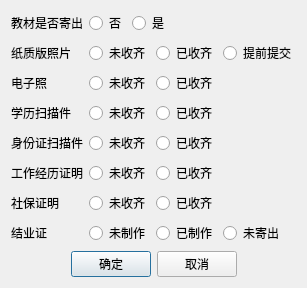
<?xml version="1.0" encoding="UTF-8"?>
<ui version="4.0">
 <class>ModifyMaterialDialog</class>
 <widget class="QDialog" name="ModifyMaterialDialog">
  <property name="geometry">
   <rect>
    <x>0</x>
    <y>0</y>
    <width>305</width>
    <height>277</height>
   </rect>
  </property>
  <property name="windowTitle">
   <string>批量更新资料收齐字段</string>
  </property>
  <layout class="QVBoxLayout" name="verticalLayout">
   <item>
    <layout class="QGridLayout" name="gridLayout">
     <item row="0" column="0">
      <widget class="QLabel" name="label">
       <property name="text">
        <string>教材是否寄出</string>
       </property>
      </widget>
     </item>
     <item row="0" column="1">
      <widget class="QRadioButton" name="radioTechNo">
       <property name="text">
        <string>否</string>
       </property>
      </widget>
     </item>
     <item row="0" column="2" colspan="2">
      <widget class="QRadioButton" name="radioTechYes">
       <property name="text">
        <string>是</string>
       </property>
      </widget>
     </item>
     <item row="1" column="0">
      <widget class="QLabel" name="label_2">
       <property name="text">
        <string>纸质版照片</string>
       </property>
      </widget>
     </item>
     <item row="1" column="1" colspan="2">
      <widget class="QRadioButton" name="radioPaperNo">
       <property name="text">
        <string>未收齐</string>
       </property>
      </widget>
     </item>
     <item row="1" column="3">
      <widget class="QRadioButton" name="radioPaperYes">
       <property name="text">
        <string>已收齐</string>
       </property>
      </widget>
     </item>
     <item row="1" column="4">
      <widget class="QRadioButton" name="radioPaperSubmit">
       <property name="text">
        <string>提前提交</string>
       </property>
      </widget>
     </item>
     <item row="2" column="0">
      <widget class="QLabel" name="label_3">
       <property name="text">
        <string>电子照</string>
       </property>
      </widget>
     </item>
     <item row="2" column="1" colspan="2">
      <widget class="QRadioButton" name="radioPhotoNo">
       <property name="text">
        <string>未收齐</string>
       </property>
      </widget>
     </item>
     <item row="2" column="3">
      <widget class="QRadioButton" name="radioPhotoYes">
       <property name="text">
        <string>已收齐</string>
       </property>
      </widget>
     </item>
     <item row="3" column="0">
      <widget class="QLabel" name="label_4">
       <property name="text">
        <string>学历扫描件</string>
       </property>
      </widget>
     </item>
     <item row="3" column="1" colspan="2">
      <widget class="QRadioButton" name="radioEducationNo">
       <property name="text">
        <string>未收齐</string>
       </property>
      </widget>
     </item>
     <item row="3" column="3">
      <widget class="QRadioButton" name="radioEducationYes">
       <property name="text">
        <string>已收齐</string>
       </property>
      </widget>
     </item>
     <item row="4" column="0">
      <widget class="QLabel" name="label_5">
       <property name="text">
        <string>身份证扫描件</string>
       </property>
      </widget>
     </item>
     <item row="4" column="1" colspan="2">
      <widget class="QRadioButton" name="radioIdCardNo">
       <property name="text">
        <string>未收齐</string>
       </property>
      </widget>
     </item>
     <item row="4" column="3">
      <widget class="QRadioButton" name="radioIdCardYes">
       <property name="text">
        <string>已收齐</string>
       </property>
      </widget>
     </item>
     <item row="5" column="0">
      <widget class="QLabel" name="label_6">
       <property name="text">
        <string>工作经历证明</string>
       </property>
      </widget>
     </item>
     <item row="5" column="1" colspan="2">
      <widget class="QRadioButton" name="radioWorkNo">
       <property name="text">
        <string>未收齐</string>
       </property>
      </widget>
     </item>
     <item row="5" column="3">
      <widget class="QRadioButton" name="radioWorkYes">
       <property name="text">
        <string>已收齐</string>
       </property>
      </widget>
     </item>
     <item row="6" column="0">
      <widget class="QLabel" name="label_7">
       <property name="text">
        <string>社保证明</string>
       </property>
      </widget>
     </item>
     <item row="6" column="1" colspan="2">
      <widget class="QRadioButton" name="radioSocialNo">
       <property name="text">
        <string>未收齐</string>
       </property>
      </widget>
     </item>
     <item row="6" column="3">
      <widget class="QRadioButton" name="radioSocialYes">
       <property name="text">
        <string>已收齐</string>
       </property>
      </widget>
     </item>
     <item row="7" column="0">
      <widget class="QLabel" name="label_8">
       <property name="text">
        <string>结业证</string>
       </property>
      </widget>
     </item>
     <item row="7" column="1" colspan="2">
      <widget class="QRadioButton" name="radioCertNo">
       <property name="text">
        <string>未制作</string>
       </property>
      </widget>
     </item>
     <item row="7" column="3">
      <widget class="QRadioButton" name="radioCertYes">
       <property name="text">
        <string>已制作</string>
       </property>
      </widget>
     </item>
     <item row="7" column="4">
      <widget class="QRadioButton" name="radioCertSend">
       <property name="text">
        <string>未寄出</string>
       </property>
      </widget>
     </item>
    </layout>
   </item>
   <item>
    <layout class="QHBoxLayout" name="horizontalLayout">
     <item>
      <spacer name="horizontalSpacer_2">
       <property name="orientation">
        <enum>Qt::Horizontal</enum>
       </property>
       <property name="sizeHint" stdset="0">
        <size>
         <width>40</width>
         <height>20</height>
        </size>
       </property>
      </spacer>
     </item>
     <item>
      <widget class="QPushButton" name="btnConfirm">
       <property name="text">
        <string>确定</string>
       </property>
      </widget>
     </item>
     <item>
      <widget class="QPushButton" name="btnCancel">
       <property name="text">
        <string>取消</string>
       </property>
      </widget>
     </item>
     <item>
      <spacer name="horizontalSpacer">
       <property name="orientation">
        <enum>Qt::Horizontal</enum>
       </property>
       <property name="sizeHint" stdset="0">
        <size>
         <width>40</width>
         <height>20</height>
        </size>
       </property>
      </spacer>
     </item>
    </layout>
   </item>
  </layout>
 </widget>
 <resources/>
 <connections>
  <connection>
   <sender>btnConfirm</sender>
   <signal>clicked()</signal>
   <receiver>ModifyMaterialDialog</receiver>
   <slot>accept()</slot>
   <hints>
    <hint type="sourcelabel">
     <x>112</x>
     <y>247</y>
    </hint>
    <hint type="destinationlabel">
     <x>152</x>
     <y>138</y>
    </hint>
   </hints>
  </connection>
  <connection>
   <sender>btnCancel</sender>
   <signal>clicked()</signal>
   <receiver>ModifyMaterialDialog</receiver>
   <slot>reject()</slot>
   <hints>
    <hint type="sourcelabel">
     <x>193</x>
     <y>247</y>
    </hint>
    <hint type="destinationlabel">
     <x>152</x>
     <y>138</y>
    </hint>
   </hints>
  </connection>
 </connections>
</ui>
